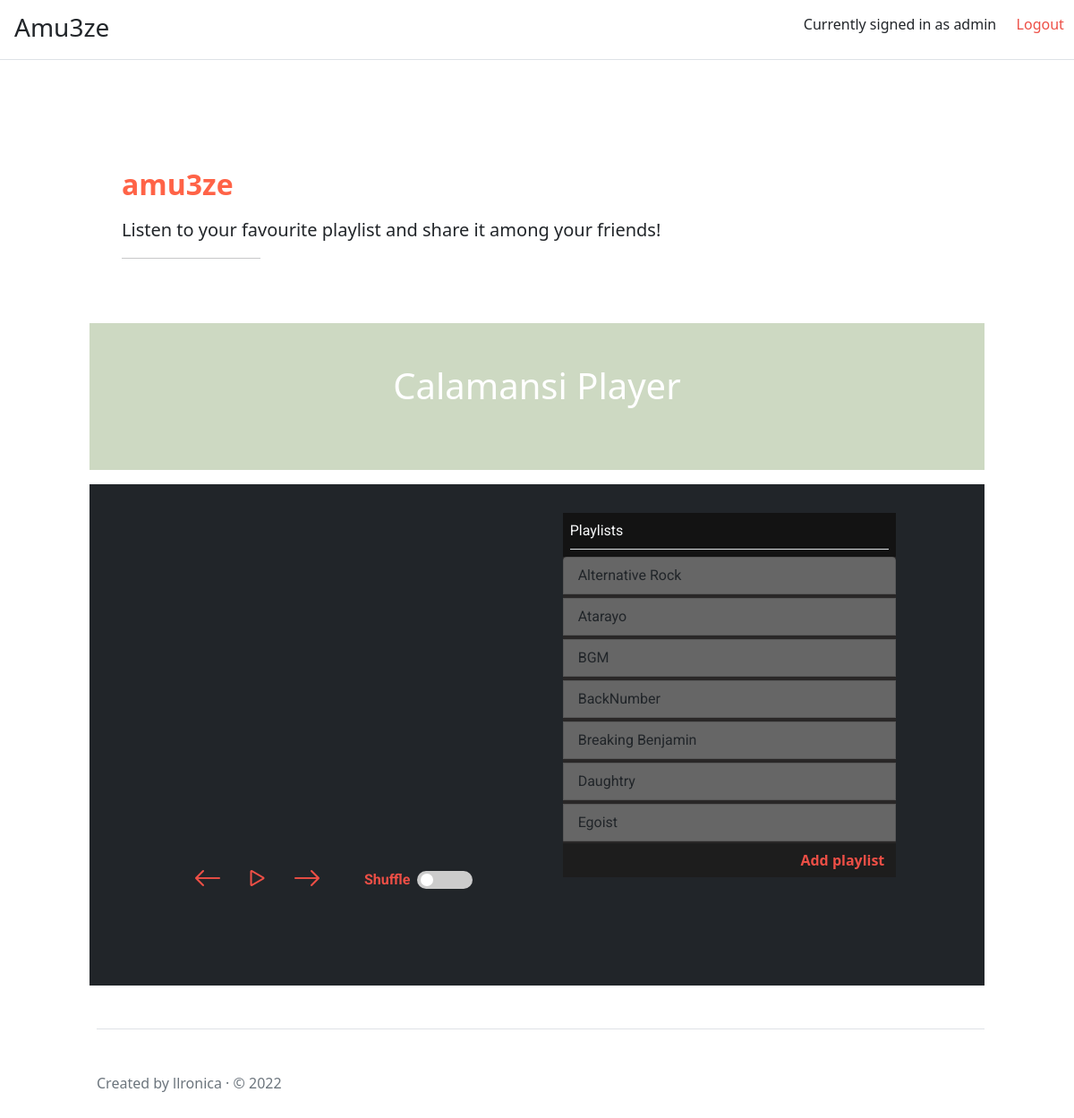
/amu3ze/ (signed in), run on the app's committed database.
### models.py (models this page shows, shortened)
class User(db.Model, UserMixin):
    __tablename__ = "user"
    id = db.Column(db.Integer, primary_key=True)
    email = db.Column(db.String(30), nullable=False, unique=True)
    password = db.Column(db.String(30), nullable=False)
    date = db.Column(db.DateTime, default=datetime.now)
    created = db.relationship('Playlist', backref="creator")
    like_table = db.relationship('LikesTable', back_populates='user', cascade='all, delete')

class Playlist(db.Model):
    __tablename__ = "playlist"
    id = db.Column(db.Integer, primary_key=True)
    url = db.Column(db.String(100), nullable=False, unique=True)
    name = db.Column(db.String(30), nullable=False, unique=True)
    date = db.Column(db.DateTime, default=datetime.now)
    user = db.Column(db.Integer, db.ForeignKey("user.id"), nullable=False)
    like_table = db.relationship('LikesTable', back_populates='playlist', cascade='all, delete')

### views.py (the view)
@views.route('/')
def index():
    s= session.get('source')
    print(f'request get s: {s}')
    if not s:
        s = parse_audio('Recommend')
    playlists = Playlist.query.order_by(Playlist.name.asc())
    if playlists:
        likes = {}
        for p in playlists:
            likes[p.id] = get_likes(p.id)
        return render_template('amu3ze/index.html', source=s, playlists=playlists, likes=likes)
    return render_template('amu3ze/index.html', source=s)

### app.py (called while the page is built)
    @login_manager.user_loader
    def load_user(user_id):
        return User.query.get(int(user_id))

### static/audio/audio_parser.py (called while the page is built)
def parse_audio(folder_name):
    dir = f'static/audio/songs/{folder_name}'
    source = []
    if os.path.exists(dir):
        for files in os.listdir(dir):
            file_dir = f'{dir}/{files}'
            file, extension = os.path.splitext(file_dir)
            if extension == ".mp3" or extension == ".flac":
                source.append(file_dir)
    else:
        print('Error: folder doesn\'t exists')
        return False
    print(f'parsed source: {source}')
    return source

### views.py (called while the page is built)
def get_likes(pid):
    likes = LikesTable.query.filter_by(playlist_id=pid)
    if likes.all():
        return likes.count()
    else:
        return 0

### templates/amu3ze/index.html (shortened to what this page needs)
<!DOCTYPE html>
<html lang="en">
<head>
    <link href="https://cdn.jsdelivr.net/npm/bootstrap@5.1.3/dist/css/bootstrap.min.css" rel="stylesheet">
     <link rel="stylesheet" href="https://cdn.jsdelivr.net/npm/bootstrap-icons@1.8.3/font/bootstrap-icons.css">
     <link rel="stylesheet" href="{{ url_for('static', filename='audio/calamansi.min.css') }}" />
     <link rel="stylesheet" href="{{url_for('static', filename="styles.css")}}">
     <link rel="stylesheet" href="{{url_for('static', filename="switch.css")}}">
</head>
<body>
    <header class="d-flex mb-lg-5 mb-3 mt-1 align-items-center border-bottom">
        <h3 class="ms-3">
            Amu3ze
        </h3>
        <ul class="ms-auto">
            <div class="d-flex align-items-end" >
                {% if current_user.is_authenticated %}
                <li class="m-nav-item"><span>Currently signed in as {{current_user.email}}</span></li>
                <li class="m-nav-item"><a href={{url_for('auth_view.logout')}} class="">Logout</a></li>
                {% else %}
                <li class="m-nav-item"><a href={{url_for('auth_view.login')}} class="">Login</a></li>
                <li class="m-nav-item"><a href={{url_for('auth_view.sign_up')}} class="">Sign Up</a></li>
                {% endif %}
            </div>
        </ul>
    </header>
    <div class="col-lg-10 mx-auto py-lg-5 bg-white" style=" max-width: 1024px">
        {% block content %}
        <div class="section p-4">
            <div class="container-fluid">
                 <h2 class="fw-bold mb-3" style="color:tomato">
                    amu3ze
                </h2>
                <p class="lead col-lg-8">
                    Listen to your favourite playlist and share it among your friends!
                </p>
                <hr class="col-3 col-lg-2 mb-5">
            </div>
        </div>
        <div class="section p-lg-4 p-1 mb-3 text-light" id="sec2">
            <div class="container-fluid row px-0 mx-0">
                <div class="d-flex mb-3 justify-content-center align-item-center h-100 w-100">
                    <a type="button" class="fs-1" id="c-p">Calamansi Player</a>
                </div>
            </div>
        </div>
        <div class="section p-lg-4 p-1 mb-3 bg-dark text-light">
            <div class="container-fluid row px-0 mx-0">
                <div class="col-lg-5 mb-4 me-lg-5">
                    <div class="d-lg-block d-flex justify-content-center">
                        <div style="min-width: 33vw; height: 49vh ">
                            <div id="iframe_p" style="width:100%; height:100%;"></div>
                            <div class="d-flex mb-2 option-shuffle" style="max-width: 26rem; width: 100%;">
                                <ul class="player-option d-flex mx-5  mb-1" style="justify-content: space-between; height:100%; width:90%;">
                                    <li ><a class="prev-btn" id="prev-btn"><i class="bi bi-arrow-left"></i></a></li>
                                    <li ><a class="play-btn" id="play-btn"><i class="bi bi-play"></i></a></li>
                                    <li ><a class="next-btn" id="next-btn"><i class="bi bi-arrow-right"></i></a></li>
                                </ul>
                                <label class="ms-auto mx-2  align-self-center shuffle-label"for="Shuffle">Shuffle</label>
                                <label class="switch me-1 align-self-center " data-bs-toggle="tooltip" data-bs-placement="left" title="Enables Shuffle *Applies from next video">
                                    <span class="slider round"></span>
                                </label>
                            </div>
                        </div>
                    </div>
                </div>
                <div class="col-lg-5 mb-4 ms-lg-5 mt-5 mt-lg-0" >
                    <div class = "d-lg-block d-flex text-light flex-column mx-auto" style="max-width: 26rem; max-height: 30rem; width: 100%; height: 60vh;">
                            <div class="d-block" class="my-playlist border-pill " id="my-playlist" style="">
                                <div class="list-title m-2 border-bottom py-2 ">Playlists</div>
                                <div class="my-playlist-main mt-2">
                                    <ul class="list-group" id="pl-l-group">
                                        {% if playlists %}
                                        {% for pl in playlists %}
                                        <button type="button" data-url = "{{pl.url}}" class="list-group-item list-group-item-action list-group-item-playlist mb-1">{{pl.name}}</button>
                                        {% endfor %}
                                        {% endif %}
                                    </ul>
                                </div>
                            </div>
                            <div class="plist-menu d-flex w-100">
                                {% if current_user.is_authenticated %}
                                <div class="btn btn-primary-sm ms-auto addPlbtn" id="addPlbtn" type="button" data-bs-toggle="modal" data-bs-target="#plModal">Add playlist</div>
                                {% else %}
                                <div class="btn btn-primary-sm ms-auto disabled addPlbtn" id="addPlbtn" type="button" data-bs-toggle="" data-bs-target="">Add playlist</div>
                                {% endif %}
                            </div>
                    </div>
                </div>
            </div>
        </div>
        {% endblock %}
        <footer class="pt-5 my-5 ms-2 text-muted border-top">
            Created by llronica &middot; &copy; 2022
        </footer>
    </div>
</body>
</html>

### static/styles.css (style rules this page uses)
#sec2 { background: #cdd9c2; }
#c-p { text-decoration: none; color:white; margin-top: 1rem; }
#my-playlist { background-color: #131313; opacity: 50; font-family: 'Roboto', sans-serif; }
.my-playlist-main { background-color: #292727; overflow: hidden; }
.list-group-item { background-color: #666666; }
.plist-menu { background-color: #1d1d1d; }
.plist-menu .addPlbtn { color: #ed4f46; font-weight:bold; }
.m-nav-item { list-style: none; display: inline-block; margin: .5rem; padding: .2rem; }
.m-nav-item a { text-decoration: none; color:#ed4f46; }
.shuffle-label { font-family: 'Roboto', sans-serif; font-size: 1rem; color:#ed4f46; font-weight: bold; }
#pl-l-group { scroll-behavior: smooth; max-height: 40vh; overflow-y: auto; overflow-x: hidden; overscroll-behavior-y: contain; }
.player-option { display:inline-block; }
ul.player-option > li { display: inline-block; list-style: none; }
ul.player-option > li > a { font-size: 2rem; text-decoration: none; cursor: pointer; color:#ed4f46; }

### static/switch.css (style rules this page uses)
.switch { position: relative; display: inline-block; width: 140px; height: 20px; }
.slider { position: absolute; cursor: pointer; top: 0; left: 0; right: 0; bottom: 0; background-color: #ccc; -webkit-transition: .4s; transition: .4s; }
.slider:before { position: absolute; content: ""; height: 14px; width: 14px; left: 4px; bottom: 3px; background-color: white; -webkit-transition: .5s; transition: .5s; }
.slider.round { border-radius: 17px; }
.slider.round:before { border-radius: 50%; }

### data on the page
User: email "admin"
Playlist: name "Alternative Rock"
Playlist: name "Atarayo"
Playlist: name "BGM"
Playlist: name "BackNumber"
Playlist: name "Breaking Benjamin"
Playlist: name "Daughtry"
Playlist: name "Egoist"
